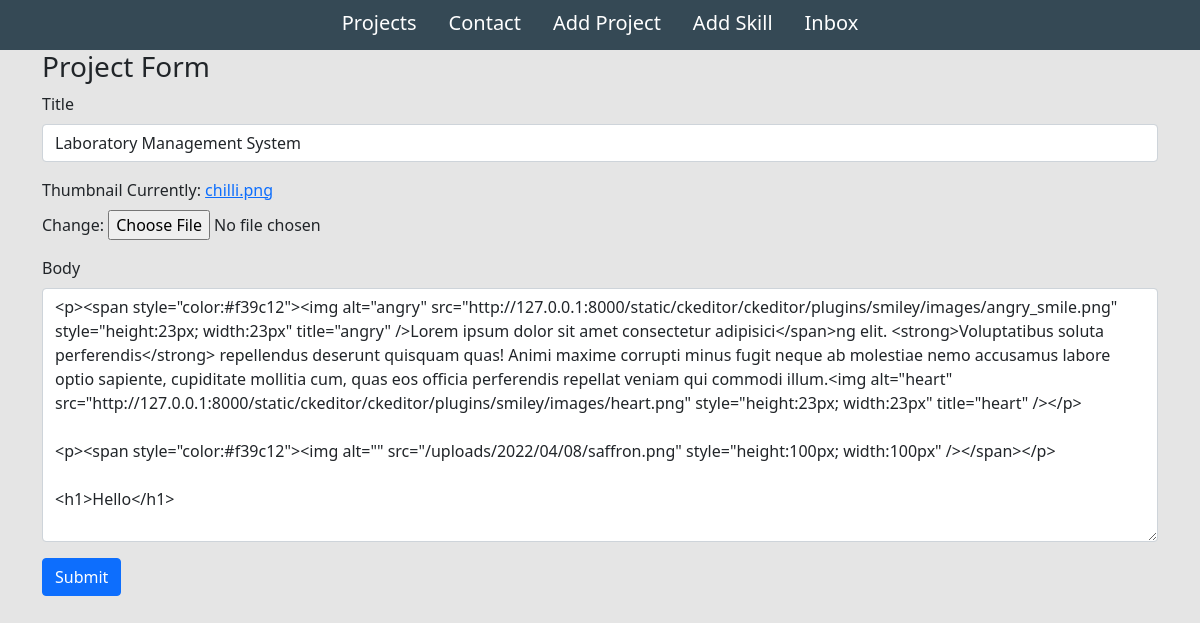
Screenshot of /edit-project/dfa2b147-6798-4a08-b21e-08dee8966ebc/ (signed in) with the database file from the repository.
### base/models.py (models this page shows, shortened)
class Project(models.Model):
    title = models.CharField(max_length=200)
    thumbnail = models.ImageField(null=True, )
    body = RichTextUploadingField()
    slug = models.SlugField(null=True, blank=True)
    created = models.DateTimeField(auto_now_add=True)
    id = models.UUIDField(default=uuid.uuid4, unique=True, primary_key=True, editable=False)

### base/views.py (the view)
# urls.py: path('edit-project/<str:pk>/', views.editProject, name='edit-project'),
def editProject(request, pk):
    project = Project.objects.get(id=pk)
    form = ProjectForm(instance=project)
    if request.method == 'POST':
        form = ProjectForm(request.POST, request.FILES, instance=project)
        if form.is_valid():
            form.save()
            return redirect('home')
    context = {'form': form}
    return render(request, 'base/project_form.html', context)

### base/forms.py
class ProjectForm(ModelForm):
    class Meta:
        model = Project
        fields = ['title', 'thumbnail', 'body']
    def __init__(self, *args, **kwargs):
        super(ProjectForm, self).__init__(*args, **kwargs)
        self.fields['title'].widget.attrs.update({'class': 'form-control'})
        self.fields['body'].widget.attrs.update({'class': 'form-control'})

### base/templates/base/project_form.html (shortened to what this page needs)
{% extends "base/main.html" %}
{% load static %}
{% block content %}
    <div class="container">
        <h3>Project Form</h3>
        <form method="POST" enctype="multipart/form-data">
            {% for field in form %}
                <div class="mb-3">
                    <label for="" class="form-label">{{field.label}}</label>
                    {{field}}
                </div>
            {% endfor %}
            <input class="btn btn-primary" type="submit" value="Submit">
        </form>
    </div>
{% endblock content %}

### static/styles/main.css (style rules this page uses)
body { background-color: #e5e5e5 !important; }

### rows the page displays
Project: form "Laboratory Management System" "<p><span style=\"color:#f39c12\"><img alt=\"angry\" src=\"http://127.0.0.1:8000/static/ckeditor/ckeditor/plugins/smiley/images/angry_smile.png\" style=\"height:23px; width:23px\" title=\"angry\" />Lorem ipsum dolor sit amet consectetur adipisici</span>ng elit. <strong>Voluptatibus soluta perferendis</strong> repellendus deserunt quisquam quas! Animi maxime corrupti minus fugit neque ab molestiae nemo accusamus labore optio sapiente, cupiditate mollitia cum, quas eos officia perferendis repellat veniam qui commodi illum.<img alt=\"heart\" src=\"http://127.0.0.1:8000/static/ckeditor/ckeditor/plugins/smiley/images/heart.png\" style=\"height:23px; width:23px\" title=\"heart\" /></p> <p><span…"

### other values shown
{{ field.label }} "Title" "Thumbnail" "Body"
